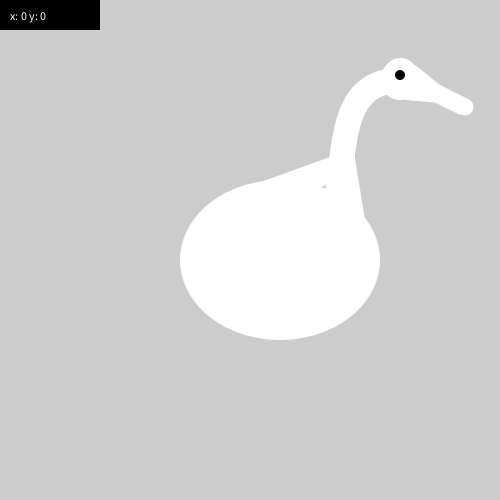
Frame 1 (no input)
Frame 60 (the mouse pressed at the canvas centre just before this capture): identical to frame 1, image omitted
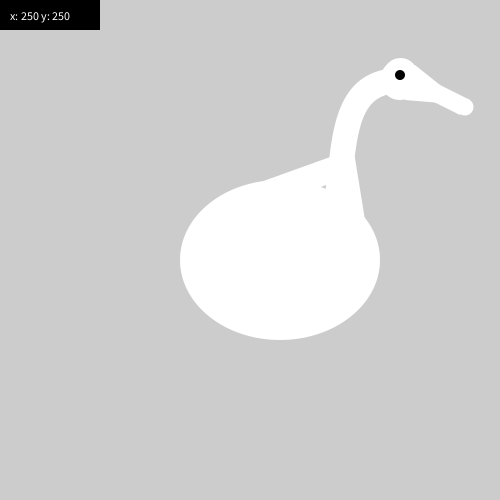
Frame 120 (the mouse held since frame 60 and released just before this capture)

The Processing sketch that drew these frames (run headless with seeded random() and noise(); from frame 60 on, the mouse is pressed at the canvas centre):

// Processing sketch: Goose
// ── Goose.pde
String location;

void setup()
{
  size(500, 500);
  
  noStroke();
  fill(255);
  
  //head
  ellipse(400, 80, 40, 40);
  //bill
  beginShape();
    vertex( 420, 75 );
    vertex(470, 100);
    vertex(460, 115);
    vertex(410,90);
  endShape();
  ellipse( 465, 107, 17, 17);
  triangle(415, 65, 405, 100, 465, 105);

  //body
  ellipse(280, 260, 200, 160);
  
  // neck
  fill(255,0,0);
  noFill();
  strokeWeight(25);
  stroke(255);
  beginShape();
    vertex(400,80);
    bezierVertex(300,80,380,260,280,260);
  endShape();
  triangle(343,165,268,192,355,239);
  
  
  //eye
  fill(0);
  ellipse(400, 75, 10, 10);
}

void draw()
{
  fill(0);
  noStroke();
  rect(0,0,100,30);
  location = "x: " + mouseX + " y: " + mouseY;
  fill(255);
  text( location, 10,20);
}
